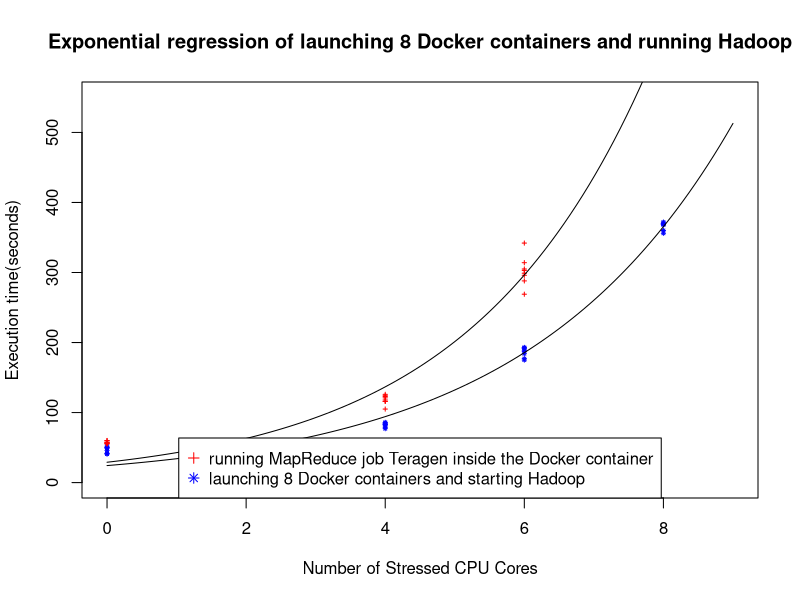

R code for this plot:
#!/usr/bin/Rscript
# this is for plotting the tendency of Docker container with stressed cpu cores
old=getwd();
basedir="/home/peipei/course/CSC547/experiment_docker_hadoop/stress_docker";
setwd(basedir);

hadoop_no_stress=c(42,50,52,41,49,41,50,46);
hadoop_cpu4_stress=c(79,83,85,86,77,84,81,83);
hadoop_cpu6_stress=c(177,192,184,189,175,192,193,187);
hadoop_cpu8_stress=c(372,368,360,356,369,369,370,370);
hadoop_stress=c(hadoop_no_stress,hadoop_cpu4_stress,hadoop_cpu6_stress,hadoop_cpu8_stress);
x_hadoop=c(rep(0,each=8),rep(4,each=8),rep(6,each=8),rep(8,each=8))

job_no_stress=c(56,60,57,55,58,56,60,57);
job_cpu4_stress=c(123,126,118,105,124,116,116,121);
job_cpu6_stress=c(314,269,299,303,342,296,288,305);
job_stress=c(job_no_stress,job_cpu4_stress,job_cpu6_stress);
x_job=c(rep(0,each=8),rep(4,each=8),rep(6,each=8));

name="stress_cpu";
png(paste(getwd(),paste(name,"png",sep="."),sep="/"));
plot(x=NULL,y=NULL,mai="Exponential regression of launching 8 Docker containers and running Hadoop",xlab="Number of Stressed CPU Cores",ylab="Execution time(seconds)",xlim=range(0:9),ylim=range(0:550));


f <- function(x,a,b) {a * exp(b * x)}

points(x_hadoop,hadoop_stress,type="p",pch=8,cex=0.4,col="blue");
#reg1<-lm(hadoop_stress~x_hadoop);
#reg1<-lm(log(hadoop_stress)~x_hadoop);
#reg1<-nls(hadoop_stress~exp(b*x_hadoop),start=list(b=1.3));
#abline(reg1,col="blue");

reg1<-nls(hadoop_stress~f(x_hadoop,a,b),start=c(a=1, b=1));
co <- coef(reg1);
curve(f(x, a=co[1], b=co[2]), add = TRUE);

points(x_job,job_stress,type="p",pch=3,cex=0.4,col="red");
#reg2<-lm(job_stress~x_job);
#reg2<-lm(log(job_stress)~x_job);
#reg2<-nls(job_stress~exp(a*x_job),start=list(a=1.3));
#reg2<-nls(job_stress~f(x_job,a,b),start=c(a=2, b=1));
#abline(reg2,col="red");

reg2<-nls(job_stress~f(x_job,a,b),start=c(a=1, b=1));
co <- coef(reg2);
curve(f(x, a=co[1], b=co[2]), add = TRUE);

legend("bottom",horiz=FALSE,legend=c("running MapReduce job Teragen inside the Docker container","launching 8 Docker containers and starting Hadoop"), pch=c(3,8), col=c("red","blue"))

dev.off();
